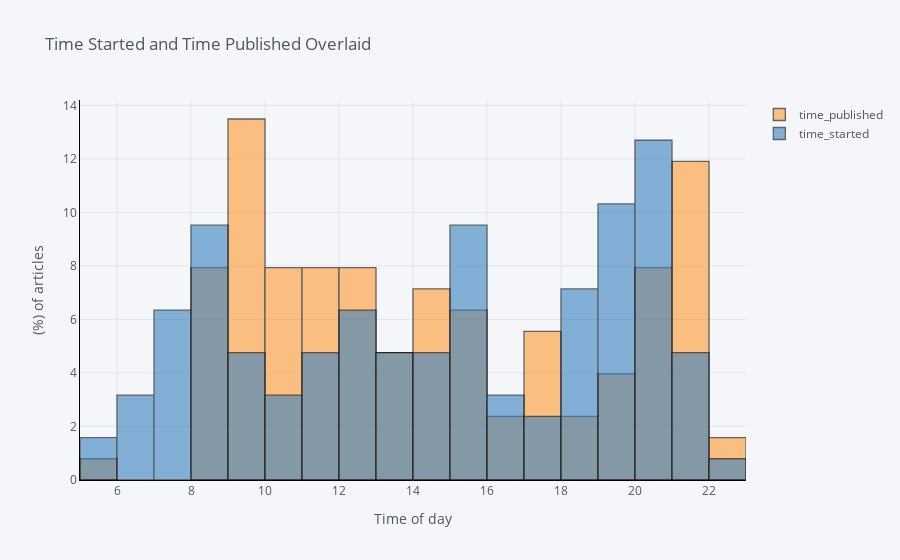

Notebook cell for this chart:
### Markdown cell above
А иногда хочется, чтобы распределении не строились рядом друг с другом, а строились одно поверх другого (с перекрытием). За это отвечает аргумент *barmode* которому надо присвоить значение overlay.

### Code cell
df[['time_published', 'time_started']].iplot(
    kind='hist',
    bins=24,
    linecolor='black',
    opacity=0.6,
    histnorm='percent',
    barmode='overlay',
    xTitle='Time of day',
    yTitle='(%) of articles',
    title='Time Started and Time Published Overlaid')

### Figure 1 — Plotly figure (JSON) as saved in the notebook; plotly's stock layout.template omitted (floating-point values rounded to 4 significant figures)
{"data": [{"histfunc": "count", "histnorm": "percent", "marker": {"color": "rgba(255, 153, 51, 1.0)", "line": {"color": "#000000", "width": 1.3}}, "name": "time_published", "nbinsx": 24, "opacity": 0.6, "orientation": "v", "type": "histogram", "x": [14.42, 22.03, 12.92, 9.133, 8.85, 21.15, 17.9, 21.28, 17.83, 14.35, 14.4, 12.97, 12.97, 19.97, 15.28, 17.05, 14.03, 17.1, 15.15, 15.07, 10.33, 11.33, 11.37, 18.85, 13.75, 20.25, 20.62, 9.75, 16.97, 21.82, 20.8, 9.85, 15.4, 19.7, 8.917, 15.5, 20.27, 14.37, 18.45, 20.28, 8.667, 11.68, 9.433, 9.2, 9.15, 22.48, 18.95, 11.45, 12.82, 9.55, 11.17, 16.27, 10.48, 9.783, 12.73, 8.6, 14.2, 20.63, 13.52, 13.57, 15.45, 11.07, 12.55, 9.567, 9.8, 14.27, 11.65, 10.02, 20.58, 10.2, 8.433, 8.55, 11.07, 8.95, 9.583, 9.067, 5.883, 14.72, 19.82, 9.8, 9.85, 19.13, 12.73, 17.45, 9.433, 10.52, 17.92, 10.43, 13.68, 21.07, 13.17, 12.52, 10.43, 15.53, 20.73, 21.5, 10.23, 10.28, 9, 8.583, 21.9, 19.95, 13.42, 10.38, 11.83, 16.27, 14.68, 21.27, 12.65, 21.05, 20.07, 20.38, 15.47, 21.37, 21.4, 21.42, 21.43, 21.43, 21.45, 8, 12.52, 11.6, 17.88, 8.25, 9.483, 21.07]}, {"histfunc": "count", "histnorm": "percent", "marker": {"color": "rgba(55, 128, 191, 1.0)", "line": {"color": "#000000", "width": 1.3}}, "name": "time_started", "nbinsx": 24, "opacity": 0.6, "orientation": "v", "type": "histogram", "x": [14.4, 22.03, 12, 18.35, 20.3, 19.12, 11.52, 20.82, 9.1, 20.07, 15.23, 11.33, 13.03, 6.967, 12.62, 15.78, 20.72, 15.3, 14.02, 13.55, 6.1, 15.18, 19.47, 18.78, 18.8, 21.63, 13.3, 20.73, 17.38, 12.43, 8.75, 8.067, 10.7, 18.27, 7.267, 18.45, 15.78, 21.08, 19.8, 18.37, 20.53, 7.6, 20.63, 7.817, 20.63, 7.3, 8.25, 19.1, 7.783, 20.63, 14.53, 12.37, 12.67, 12.37, 21.35, 9.55, 20.1, 9.967, 19.95, 11.03, 13.03, 19.45, 13.63, 13.98, 9.6, 12.13, 18.18, 6.85, 18.2, 16.28, 10.92, 16, 19.12, 19.93, 7.033, 11.18, 20.47, 15.3, 19.02, 12.02, 9.217, 8.667, 20.02, 15.45, 14.9, 5.467, 10.85, 20.07, 14.35, 19.87, 5.05, 16.35, 6.983, 20.22, 21.15, 8.4, 15.68, 15.28, 10.38, 11.3, 20.2, 17.12, 17.78, 15.72, 21.28, 19.85, 19.85, 19.17, 7.867, 18.8, 8.717, 15.43, 14.75, 8.25, 8.367, 8.283, 8.333, 8.317, 8.35, 7.333, 15.48, 11.68, 16.93, 20.15, 9.95, 21.6]}], "layout": {"barmode": "overlay", "legend": {"bgcolor": "#F5F6F9", "font": {"color": "#4D5663"}}, "paper_bgcolor": "#F5F6F9", "plot_bgcolor": "#F5F6F9", "title": {"font": {"color": "#4D5663"}, "text": "Time Started and Time Published Overlaid"}, "xaxis": {"gridcolor": "#E1E5ED", "linecolor": "black", "showgrid": true, "tickfont": {"color": "#4D5663"}, "title": {"font": {"color": "#4D5663"}, "text": "Time of day"}, "zerolinecolor": "#E1E5ED"}, "yaxis": {"gridcolor": "#E1E5ED", "linecolor": "black", "showgrid": true, "tickfont": {"color": "#4D5663"}, "title": {"font": {"color": "#4D5663"}, "text": "(%) of articles"}, "zerolinecolor": "#E1E5ED"}}}
